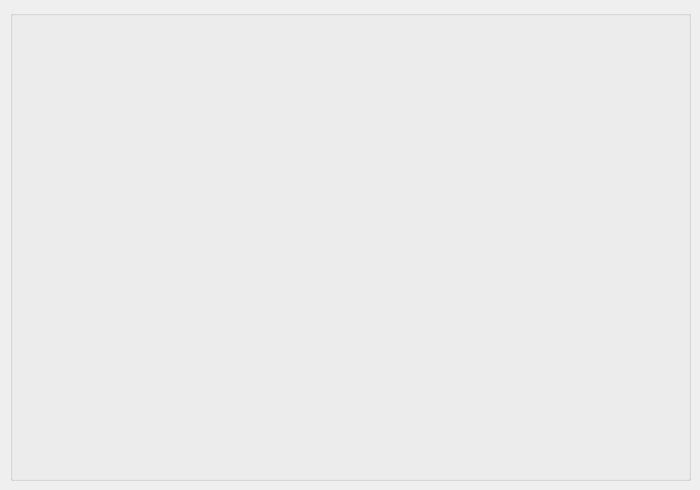
<?xml version="1.0" encoding="UTF-8"?>
<ui version="4.0">
 <class>DialogHistograma</class>
 <widget class="QDialog" name="DialogHistograma">
  <property name="geometry">
   <rect>
    <x>0</x>
    <y>0</y>
    <width>700</width>
    <height>490</height>
   </rect>
  </property>
  <property name="windowTitle">
   <string>Histograma</string>
  </property>
  <widget class="QGroupBox" name="groupBox">
   <property name="geometry">
    <rect>
     <x>10</x>
     <y>10</y>
     <width>681</width>
     <height>471</height>
    </rect>
   </property>
   <property name="title">
    <string/>
   </property>
  </widget>
 </widget>
 <resources/>
 <connections/>
</ui>
